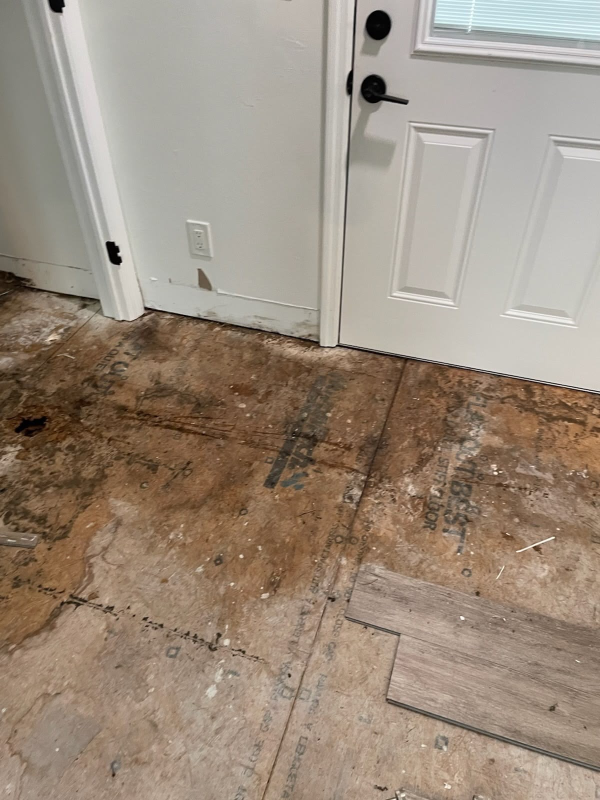
#> input picture reference_images/WhatsApp Image 2026-11-23 at 1.22.08 PM (1).jpeg, 1200 x 1600 px (shown at 1/2 size)
$ python -i damage.py   (imports and definitions only)
#> lines starting #> are read from the running program, lines starting #| are printed output that depends on the picture; after the words box and inside, x2 and y2 are one past the last pixel; in counts of white or black regions, pixels touching at a corner belong together
#> further down, picture is the input picture: shape (1600, 1200, 3); mean B, G, R 126.1, 141.3, 156.3
"""Damage-type classifier from classical CV features + a small decision tree. No API, no deep learning.
Classes: crack | stain (water stain, peeling, mould) | standing_water | none."""
import cv2, numpy as np

FEATURES = ["crack_len", "crack_frac", "brown", "brown_low", "smooth_brown", "green", "dark", "bright_low", "edge_density"]


def features(bgr):
    s = 384.0 / max(bgr.shape[:2]); im = cv2.resize(bgr, None, fx=s, fy=s, interpolation=cv2.INTER_AREA)
#> after `s = 384.0 / max(bgr.shape[:2])`: s = 0.24
    g = cv2.cvtColor(im, cv2.COLOR_BGR2GRAY); hsv = cv2.cvtColor(im, cv2.COLOR_BGR2HSV); h, w = g.shape
#> after `hsv = cv2.cvtColor(im, cv2.COLOR_BGR2HSV)`: hsv: shape (384, 288, 3); mean H, S, V 19.6, 57.7, 156.7
#> after `h, w = g.shape`: h = 384; w = 288
    bh = cv2.morphologyEx(cv2.GaussianBlur(g, (3, 3), 0), cv2.MORPH_BLACKHAT, cv2.getStructuringElement(cv2.MORPH_ELLIPSE, (9, 9)))
    mask = (bh > 22).astype(np.uint8)
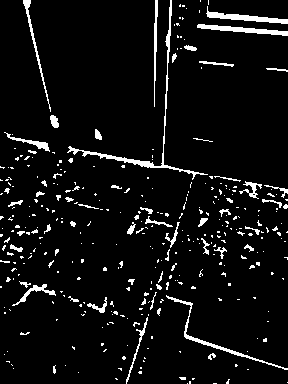
#> mask: shape (384, 288); values 0 (black) and 1 (white), 6.1% white; 353 white regions (298 under 20 px), largest, box (x1, y1, x2, y2) and area: (67, 0, 208, 180) 818, (166, 295, 288, 370) 440, (206, 6, 288, 24) 435
    n, _, st, _ = cv2.connectedComponentsWithStats(mask, connectivity=8)
#> n = 354; st = 354 rows, first 6: [0, 0, 288, 384, 103870], [23, 0, 28, 112, 280], [154, 0, 4, 107, 234], [67, 0, 141, 180, 818], [200, 0, 1, 2, 2], [208, 0, 1, 5, 5]
    L = 0.0; px = 0
    for i in range(1, n):
        a = st[i, cv2.CC_STAT_AREA]; l = max(st[i, cv2.CC_STAT_WIDTH], st[i, cv2.CC_STAT_HEIGHT])
        if l >= 0.12 * max(h, w) and a / l <= 6: L += l; px += a
#> this loop made 353 passes
#> (a, l, L, px) on passes 1, 2, 3, 8, 15, 283, 310: (280, 112, 112, 280), (234, 107, 219, 514), (818, 180, 399, 1332), (435, 82, 481, 1767), (428, 91, 572, 2195), (440, 122, 694, 2635), (152, 67, 761, 2787)
#> (a, l) on passes 4, 5, 6, 7, 9, 10: (2, 2), (5, 5), (5, 3), (6, 3), (1, 1), (3, 3)
#> after the loop, L = 761; px = 2787
    H, S, V = hsv[..., 0], hsv[..., 1], hsv[..., 2]
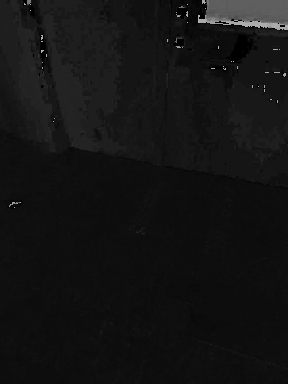
#> H: shape (384, 288); min 0, max 177, mean 19.6
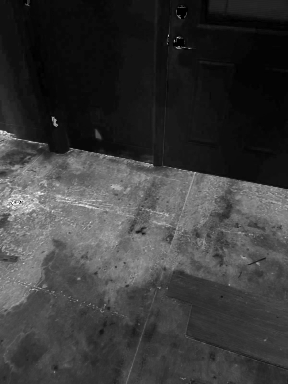
#> S: shape (384, 288); min 0, max 255, mean 57.7
    brown = ((H >= 5) & (H <= 25) & (S >= 60) & (V >= 40) & (V <= 230))
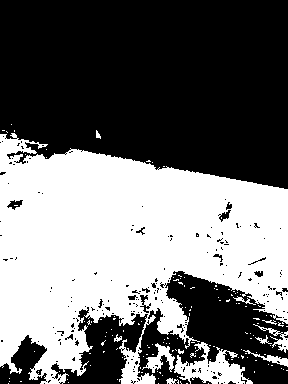
#> brown: shape (384, 288) bool; 43.8% white; 142 white regions (130 under 20 px), largest, box (x1, y1, x2, y2) and area: (0, 133, 288, 384) 45574, (174, 342, 253, 384) 1496, (142, 343, 175, 373) 384
    m = cv2.blur(g.astype(np.float32), (7, 7)); m2 = cv2.blur((g.astype(np.float32)) ** 2, (7, 7)); sd = np.sqrt(np.maximum(m2 - m * m, 0))
#> after `m = cv2.blur(g.astype(np.float32), (7, 7))`:
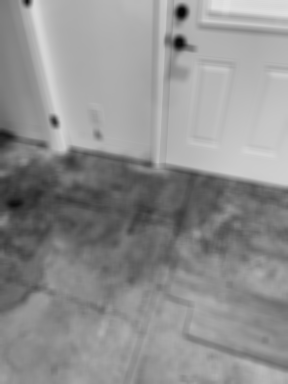
#> m: shape (384, 288) float32; min 5.98, max 226.3, mean 144.1
#> after `m2 = cv2.blur(g.astype(np.float32) ** 2, (7, 7))`:
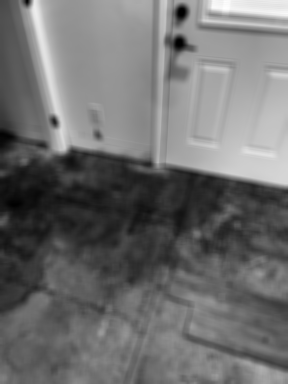
#> m2: shape (384, 288) float32; min 44.47, max 51266, mean 22338.6; drawn with min black and max white
#> after `sd = np.sqrt(np.maximum(m2 - m * m, 0))`:
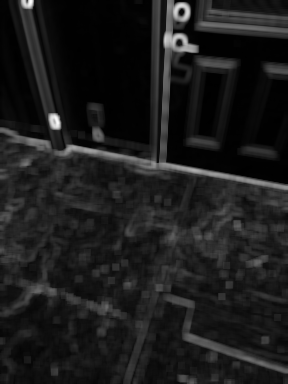
#> sd: shape (384, 288) float32; min 0, max 95.39, mean 10.7; drawn with min black and max white
    low = slice(h // 2, h)
    return [L / max(h, w), px / (h * w), brown.mean(), brown[low].mean(), (brown & (sd < 6)).mean(),
            ((H >= 28) & (H <= 85) & (S >= 45) & (V >= 40)).mean(), (V < 40).mean(), (V[low] > 235).mean(),
            (cv2.Canny(g, 60, 150) > 0).mean()]


def region_bbox(bgr, damage_class):
    """Rough pixel bounding box (x, y, w, h) of the damaged region in ORIGINAL image pixels, or None.
    stain/standing_water: largest brown blob. crack: union of long thin dark ridges. Heuristic, unvalidated."""
    H0, W0 = bgr.shape[:2]; s = 384.0 / max(H0, W0); im = cv2.resize(bgr, None, fx=s, fy=s, interpolation=cv2.INTER_AREA)
    if damage_class == "crack":
        g = cv2.cvtColor(im, cv2.COLOR_BGR2GRAY)
        bh = cv2.morphologyEx(cv2.GaussianBlur(g, (3, 3), 0), cv2.MORPH_BLACKHAT, cv2.getStructuringElement(cv2.MORPH_ELLIPSE, (9, 9)))
        n, _, st, _ = cv2.connectedComponentsWithStats((bh > 22).astype(np.uint8), connectivity=8)
        boxes = [st[i] for i in range(1, n) if max(st[i, 2], st[i, 3]) >= 0.12 * max(g.shape) and st[i, 4] / max(st[i, 2], st[i, 3]) <= 6]
        if not boxes: return None
        x0 = min(b[0] for b in boxes); y0 = min(b[1] for b in boxes); x1 = max(b[0] + b[2] for b in boxes); y1 = max(b[1] + b[3] for b in boxes)
    else:
        hsv = cv2.cvtColor(im, cv2.COLOR_BGR2HSV); H, S, V = hsv[..., 0], hsv[..., 1], hsv[..., 2]
        m = (((H >= 5) & (H <= 25) & (S >= 60) & (V >= 40) & (V <= 230))).astype(np.uint8) * 255
        m = cv2.morphologyEx(m, cv2.MORPH_CLOSE, cv2.getStructuringElement(cv2.MORPH_ELLIPSE, (15, 15)))
        cs, _ = cv2.findContours(m, cv2.RETR_EXTERNAL, cv2.CHAIN_APPROX_SIMPLE)
        if not cs: return None
        x0, y0, w, h = cv2.boundingRect(max(cs, key=cv2.contourArea)); x1, y1 = x0 + w, y0 + h
        if (x1 - x0) * (y1 - y0) < 0.01 * im.shape[0] * im.shape[1]: return None
    return (int(x0 / s), int(y0 / s), int((x1 - x0) / s), int((y1 - y0) / s))

>>> import cv2
>>> picture = cv2.imread('../reference_images/WhatsApp Image 2026-11-23 at 1.22.08 PM (1).jpeg')
>>> result = features(picture)
#> result = [1.98, 0.0252, 0.438, 0.73, 0.0313, 0, 0.00505, 7.23e-05, 0.144]

$ run again, on reference_images/WhatsApp Image 2026-11-23 at 1.22.08 PM (2).jpeg
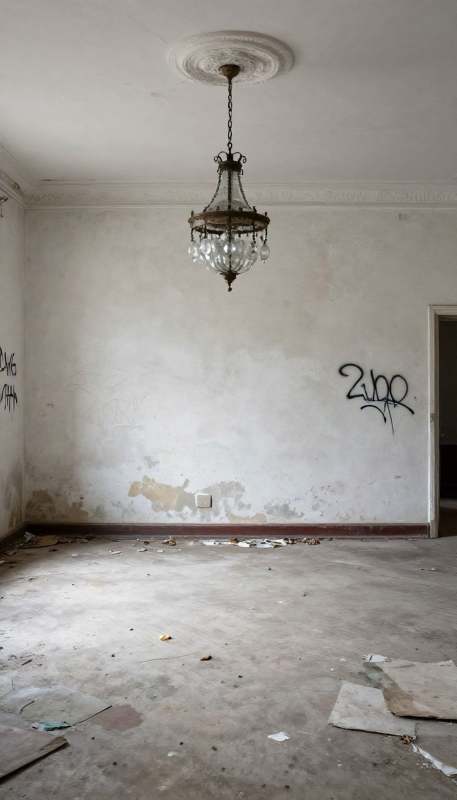
#> input picture reference_images/WhatsApp Image 2026-11-23 at 1.22.08 PM (2).jpeg, 914 x 1600 px (shown at 1/2 size)
#> picture is the input picture: shape (1600, 914, 3); mean B, G, R 145.4, 150.1, 154.2
#> hsv: shape (384, 219, 3); mean H, S, V 28.3, 21, 154.8
#> in features, `mask = (bh > 22).astype(np.uint8)`:
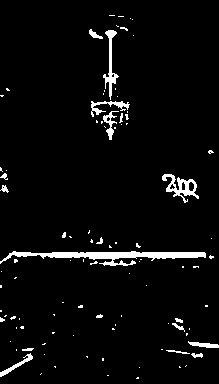
#> mask: shape (384, 219); values 0 (black) and 1 (white), 4% white; 97 white regions (79 under 20 px), largest, box (x1, y1, x2, y2) and area: (0, 251, 206, 266) 1247, (162, 174, 199, 203) 403, (103, 30, 119, 100) 332
#> n = 98; st = 98 rows, first 6: [0, 0, 219, 384, 80712], [109, 15, 6, 1, 6], [118, 16, 6, 1, 6], [130, 18, 1, 1, 1], [132, 19, 1, 1, 1], [116, 25, 3, 2, 3]
#> the loop in features, `for i in range(1, n):` made 97 passes
#> (a, l, L, px) on pass 8: (332, 70, 70, 332)
#> after the loop in features, `for i in range(1, n):`: L = 70; px = 332
#> brown: shape (384, 219) bool; 2% white; 88 white regions (79 under 20 px), largest, box (x1, y1, x2, y2) and area: (0, 235, 50, 259) 535, (0, 252, 58, 277) 377, (91, 93, 129, 112) 204
#> in features, `sd = np.sqrt(np.maximum(m2 - m * m, 0))`:
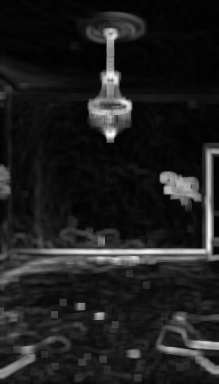
#> sd: shape (384, 219) float32; min 0, max 66.13, mean 8.1; drawn with min black and max white
#> result = [0.182, 0.00395, 0.0204, 0.0306, 0.000369, 0, 0.0182, 0.000143, 0.0583]

$ run again, on reference_images/WhatsApp Image 2026-11-23 at 1.22.09 PM (1).jpeg
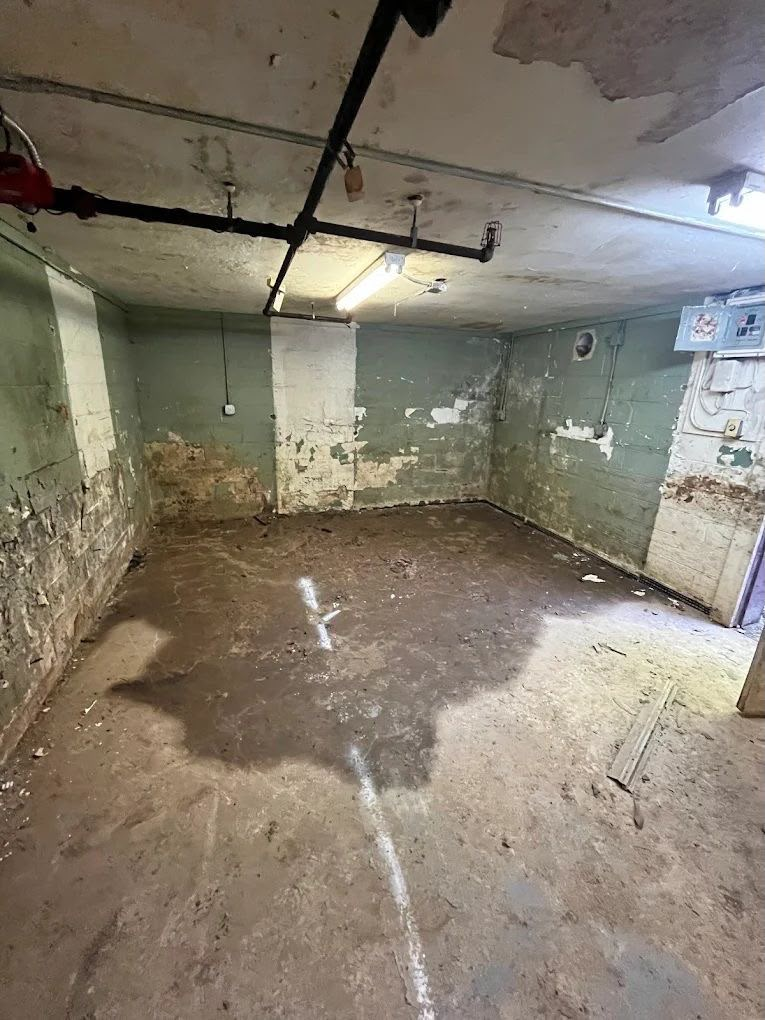
#> input picture reference_images/WhatsApp Image 2026-11-23 at 1.22.09 PM (1).jpeg, 765 x 1020 px
#> picture is the input picture: shape (1020, 765, 3); mean B, G, R 109.3, 123.1, 132.1
#> hsv: shape (384, 288, 3); mean H, S, V 30, 56.9, 134.5
#> in features, `mask = (bh > 22).astype(np.uint8)`:
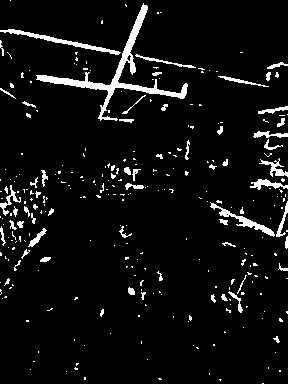
#> mask: shape (384, 288); values 0 (black) and 1 (white), 6% white; 294 white regions (236 under 20 px), largest, box (x1, y1, x2, y2) and area: (36, 3, 188, 121) 1787, (0, 29, 121, 55) 479, (210, 202, 275, 237) 376
#> n = 295; st = 295 rows, first 6: [0, 0, 288, 384, 103991], [10, 0, 1, 1, 1], [36, 3, 152, 118, 1787], [125, 4, 2, 3, 4], [157, 12, 2, 2, 4], [160, 12, 2, 1, 2]
#> the loop in features, `for i in range(1, n):` made 294 passes
#> (a, l, L, px) on passes 7, 12, 30, 157: (479, 121, 121, 479), (141, 61, 182, 620), (122, 51, 233, 742), (376, 65, 298, 1118)
#> after the loop in features, `for i in range(1, n):`: L = 298; px = 1118
#> brown: shape (384, 288) bool; 37% white; 256 white regions (234 under 20 px), largest, box (x1, y1, x2, y2) and area: (0, 163, 244, 384) 26730, (0, 0, 142, 82) 8323, (132, 0, 223, 60) 2205
#> in features, `sd = np.sqrt(np.maximum(m2 - m * m, 0))`:
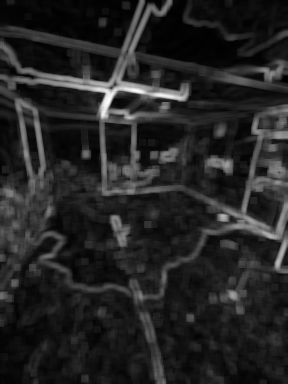
#> sd: shape (384, 288) float32; min 0, max 86.47, mean 12.5; drawn with min black and max white
#> result = [0.776, 0.0101, 0.37, 0.457, 0.141, 0.0611, 0.0175, 0.00752, 0.131]

$ run again, on reference_images/WhatsApp Image 2026-11-23 at 1.22.09 PM (2).jpeg
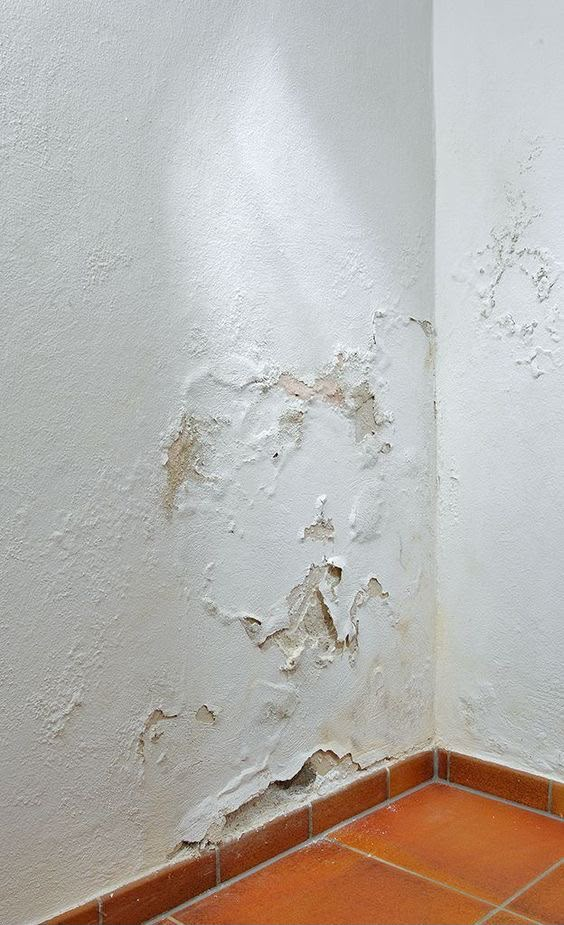
#> input picture reference_images/WhatsApp Image 2026-11-23 at 1.22.09 PM (2).jpeg, 564 x 925 px
#> picture is the input picture: shape (925, 564, 3); mean B, G, R 174.5, 179.4, 184.1
#> hsv: shape (384, 234, 3); mean H, S, V 70.1, 29.3, 189.1
#> mask: shape (384, 234); values 0 (black) and 1 (white), 1.5% white; 96 white regions (79 under 20 px), largest, box (x1, y1, x2, y2) and area: (93, 315, 131, 345) 246, (130, 245, 149, 271) 138, (131, 311, 163, 321) 89
#> n = 97; st = 97 rows, first 6: [0, 0, 234, 384, 88504], [213, 97, 2, 4, 6], [212, 103, 1, 2, 2], [207, 104, 1, 1, 1], [215, 104, 4, 2, 5], [222, 104, 2, 2, 3]
#> the loop in features, `for i in range(1, n):` made 96 passes
#> (a, l) on passes 1 to 8: (6, 4), (2, 2), (1, 1), (5, 4), (3, 2), (3, 2), (12, 5), (4, 4)
#> after the loop in features, `for i in range(1, n):`: L = 0
#> brown: shape (384, 234) bool; 10.9% white; 19 white regions (13 under 20 px), largest, box (x1, y1, x2, y2) and area: (17, 311, 234, 384) 9460, (113, 315, 132, 328) 90, (94, 331, 109, 343) 54, (131, 246, 139, 265) 44, (131, 312, 146, 317) 41, (70, 349, 82, 355) 26
#> in features, `sd = np.sqrt(np.maximum(m2 - m * m, 0))`:
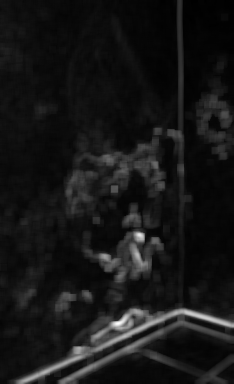
#> sd: shape (384, 234) float32; min 0.198, max 70.89, mean 6.6; drawn with min black and max white
#> result = [0, 0, 0.109, 0.218, 0.0539, 1.11e-05, 0, 0.000245, 0.0486]
